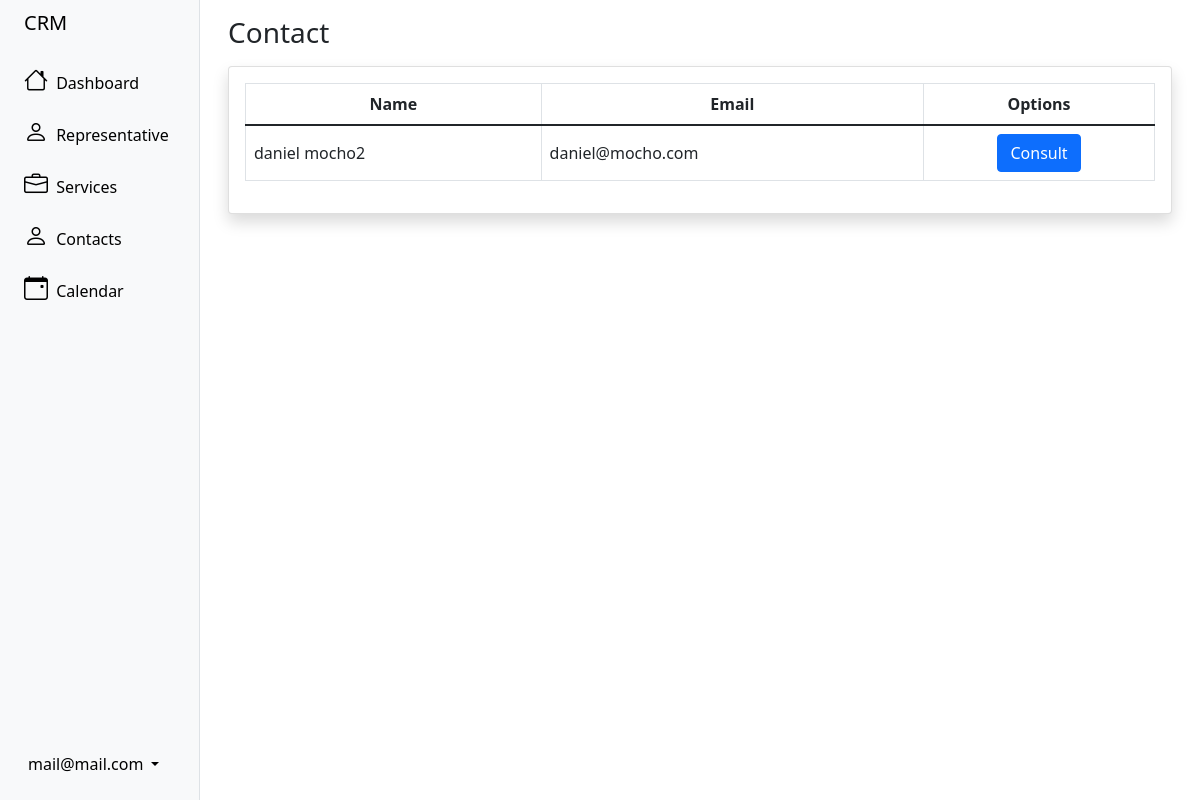
Page /sales/contact/ (signed in) on the committed database.
### user/models.py (models this page shows, shortened)
class crmUser(AbstractBaseUser):
	status = models.BooleanField('Status', default=True)
	admin_user = models.BooleanField('Admin', default=False)
	name = models.CharField('Name', max_length=100)
	last_name = models.CharField('Last name', max_length=100)
	user_email = models.EmailField('User email', unique=True, max_length=255)
	personal_email = models.EmailField('Personal email', unique=True, max_length=255, blank=True, null=True)
	dni = models.IntegerField('DNI', unique=True, blank=True, null=True)
	address = models.TextField('Address', blank=True, null=True)
	phone_number = models.IntegerField('Phone number', blank=True, null=True)
	country = CountryField('Country', blank=True, null=True)
	objects = crmUserManager()
	USERNAME_FIELD = 'user_email'
	REQUIRED_FIELDS = ['name', 'last_name']
	@property
	def is_staff(self):
		return self.admin_user

### sales/models.py (models this page shows, shortened)
class Client(models.Model):
	STATUS = (
        (True,'Is client'),
        (False,'Not Client'),
    )
	name = models.CharField(max_length=100)
	last_name = models.CharField(max_length=100)
	email = models.EmailField(unique=True)
	phone_number = models.IntegerField()
	status = models.BooleanField(choices=STATUS)
	register_date = models.DateTimeField(default=now, editable=False)
	country = CountryField()
	twitter = models.CharField(max_length=100, unique=True, blank=True, null=True)
	facebook = models.CharField(max_length=100, unique=True, blank=True, null=True)
	instagram = models.CharField(max_length=100, unique=True, blank=True, null=True)
	id_representative = models.ForeignKey(crmUser, on_delete=CASCADE)

### sales/views.py (the view)
# urls.py: path('contact/', contact, name='contact'),
@login_required
def contact(request):
    if request.user.is_staff:
        context = Client.objects.all()
    else:
        context = Client.objects.filter(id_representative=request.user)
    return render(request, 'contact/contact.html', {'context': context})

### templates/contact/contact.html (shortened to what this page needs)
{% extends 'sidebar.html' %}
{% block content %}
<div class="container-fluid px-3 mt-3">
    <h1 class="h3 mb-3 text-gray-800">Contact</h1>
    <div class="card shadow mb-4">
        <div class="card-body">
            <div class="table-responsive">
                <table class="table table-bordered" id="dataTable" width="100%" cellspacing="0">
                    <thead>
                        <tr>
                            <th>
                                <div class="d-flex justify-content-center align-items-center">
                                    Name
                                </div>
                            </th>
                            <th>
                                <div class="d-flex justify-content-center align-items-center">
                                    Email
                                </div>
                            </th>
                            <th>
                                <div class="d-flex justify-content-center align-items-center">
                                    Options
                                </div>
                            </th>
                        </tr>
                    </thead>
                    <tbody>
                        {% if context %}
                        {% for row in context %}
                        <tr>
                            <td class="align-middle">{{row.name}} {{row.last_name}}</td>
                            <td class="align-middle">{{row.email}}</td>
                            <td>
                                <div class="d-flex justify-content-center align-middle gap-2">
                                    <a href="{% url 'viewContact' row.id %}" class="btn btn-primary">
                                        Consult
                                    </a>
                                </div>
                            </td>
                        </tr>
                        {% endfor %}
                        {% endif %}
                    </tbody>
                </table>
            </div>
        </div>
    </div>
</div>
{% endblock content %}

### templates/sidebar.html (shortened to what this page needs)
<!DOCTYPE html>
<html lang="en">
<head>
    <link href="https://cdn.jsdelivr.net/npm/bootstrap@5.1.3/dist/css/bootstrap.min.css" rel="stylesheet">
    <link rel="stylesheet" href="https://cdn.jsdelivr.net/npm/bootstrap-icons@1.6.1/font/bootstrap-icons.css">
</head>
<body>
    <div class="container-fluid overflow-hidden">
        <div class="row flex-nowrap vh-100 overflow-auto">
            <div class="col-auto col-md-3 col-xl-2 px-sm-2 px-0 bg-light border-end sticky-top">
                <div class="d-flex flex-column align-items-center align-items-sm-start px-3 pt-2 text-black min-vh-100 ">
                    <a href="{% url 'dashboard' %}" class="d-flex align-items-center pb-3 mb-md-0 me-md-auto text-black text-decoration-none">
                        <span class="fs-5 d-none d-sm-inline">CRM</span>
                    </a>
                    <ul class="nav nav-pills flex-column mb-sm-auto mb-0 align-items-center align-items-sm-start" id="menu">
                        <li class="nav-item">
                            <a href="{% url 'dashboard' %}" class="nav-link align-middle text-black px-0">
                                <i class="fs-4 bi-house"></i> <span class="ms-1 d-none d-sm-inline">Dashboard</span>
                            </a>
                        </li>
                        {% if request.user.is_staff %}
                        <li>
                            <a href="#submenu1" data-bs-toggle="collapse" class="text-black nav-link px-0 align-middle ">
                                <i class="fs-4 bi-person"></i> <span class="ms-1 d-none d-sm-inline">Representative</span></a>
                        </li>
                        {% endif %}
                        <li>
                            <a href="#submenu2" data-bs-toggle="collapse" class="text-black nav-link px-0 align-middle ">
                                <i class="fs-4 bi-briefcase"></i> <span class="ms-1 d-none d-sm-inline">Services</span></a>
                        </li>
                        <li>
                            <a href="#submenu4" data-bs-toggle="collapse" class="text-black nav-link px-0 align-middle ">
                                <i class="fs-4 bi-person"></i> <span class="ms-1 d-none d-sm-inline">Contacts</span></a>
                        </li>
                        <li>
                            <a href="#submenu5" data-bs-toggle="collapse" class="text-black nav-link px-0 align-middle ">
                                <i class="fs-4 bi-calendar-event"></i> <span class="ms-1 d-none d-sm-inline">Calendar</span></a>
                        </li>
                    </ul>
                    <div class="dropdown pb-4">
                        <a href="#" class="d-flex align-items-center text-black text-decoration-none dropdown-toggle" id="dropdownUser1" data-bs-toggle="dropdown" aria-expanded="false">
                            <span class="d-none d-sm-inline mx-1">{{user.user_email}}</span>
                        </a>
                    </div>
                </div>
            </div>
            <div class="col">
                {% block content %} {% endblock content %}
            </div>
        </div>
    </div>
</body>
</html>

### rows in the picture
crmUser: user_email "mail@mail.com"
Client: name "daniel", last_name "mocho2", email "daniel@mocho.com"
